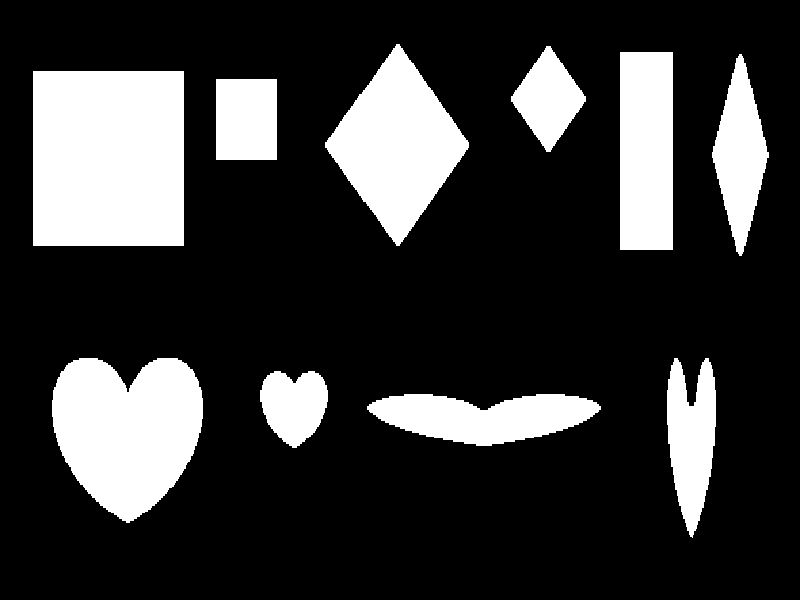
#> input picture ch5/shapes3.png, 800 x 600 px
$ python 5-1HarrisCorner2.py
#> lines starting #> are read from the running program, lines starting #| are printed output that depends on the picture; after the words box and inside, x2 and y2 are one past the last pixel; in counts of white or black regions, pixels touching at a corner belong together
import cv2 as cv
import numpy as np
import sys

def onCornerHarris(thresh):
    CN = cv.normalize(C, 0, 400, cv.NORM_MINMAX)  # 트랙바는 정수만 다룸
    rcorners = []
    for j in range(1, C.shape[0] - 1):  # 비최대 억제
        for i in range(1, C.shape[1] - 1):
            if CN[j, i] > thresh and sum(
                sum(CN[j, i] > CN[j - 1:j + 2, i - 1:i + 2])) == 8:  # 주변 8개와 비교해서 [ji]가 더 큰 값이 8이면, 모든 이웃보다 큰값을 가지면
                rcorners.append((i, j))

    for pt in rcorners:
        cv.circle(img, pt, 3, (255, 0, 255), -1)  # 좌표 표시
    print("임계값: %2d , 코너 개수: %2d" % (thresh, len(rcorners)))
    cv.imshow("harris detect", img)


img = cv.imread('shapes3.png', cv.IMREAD_COLOR)
#> img is the input picture: shape (600, 800, 3); 21.6% white; 10 white regions, largest, box (x1, y1, x2, y2) and area: (33, 71, 184, 246) 26425, (52, 358, 203, 523) 18285, (325, 44, 469, 246) 15063
if img is None:
    sys.exit('파일을 찾을 수 없습니다.')

median = cv.medianBlur(img, 3)  # 스무딩 - 노이즈 제거
#> median: shape (600, 800, 3); 21.6% white; 10 white regions, largest, box (x1, y1, x2, y2) and area: (33, 71, 184, 246) 26421, (52, 358, 203, 523) 18282, (325, 44, 469, 246) 15057
gray = cv.cvtColor(median, cv.COLOR_BGR2GRAY)

blockSize = 4  # 이웃 화소 범위 = 패치 사이즈
apertureSize = 3  # 소벨 마스크 크기
k = 0.04
thresh = 5  # 코너 응답 임계값
C = cv.cornerHarris(gray, blockSize, apertureSize, k)  # OpenCV 제공 함수
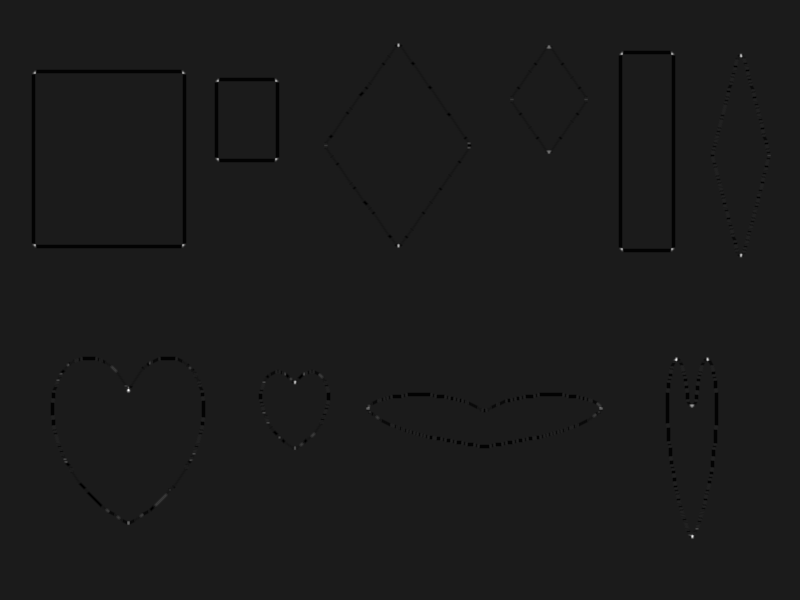
#> C: shape (600, 800) float32; min -0.0113, max 0.0921, mean -0.000122; drawn with min black and max white

onCornerHarris(thresh)
#> after the loop in onCornerHarris, `for pt in rcorners:`:
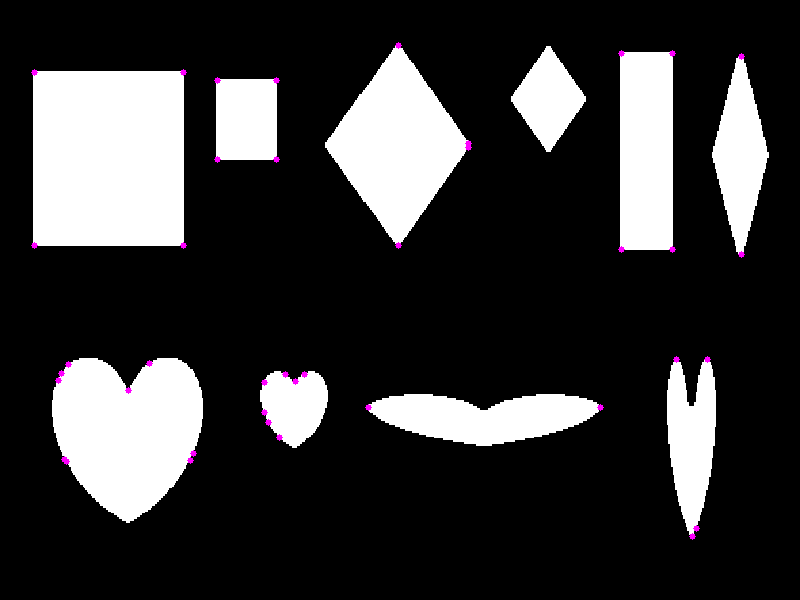
#> img: shape (600, 800, 3); 0.24% of pixels changed, all inside (x1, y1, x2, y2) = (31, 42, 745, 540)
#| 임계값:  5 , 코너 개수: 40
cv.createTrackbar("Threshold", "harris detect", thresh, 30, onCornerHarris)
# thresh => 현재 trackbar의 위치, 30 => 최대값,
# 값이 변경될 때마다(trackbar 움직일 때마다) 이벤트 발생 -> onCornerHarris 함수 자동으로 호출, 실행

cv.waitKey(0)
cv.destroyAllWindows()
